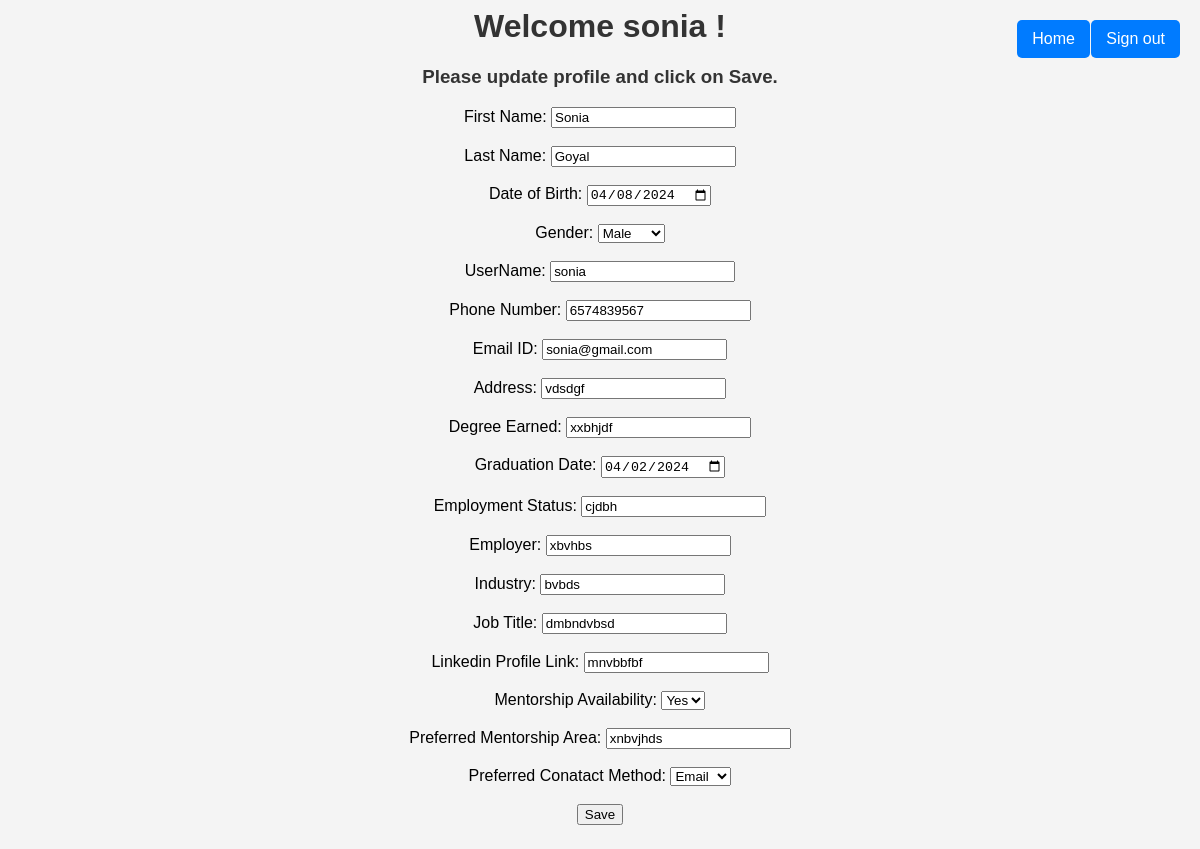
Page /Project/alumniprofile.php (signed in) on the committed database.
### tables this page shows
CREATE TABLE `ALUMNI` (
  `ALUMNIID` int(11) NOT NULL,
  `FIRSTNAME` varchar(255) NOT NULL,
  `LASTNAME` varchar(255) NOT NULL,
  `DOB` varchar(100) NOT NULL,
  `USERNAME` varchar(255) NOT NULL,
  `PASSWORD_HASH` varchar(255) NOT NULL,
  `DEGREEEARNED` varchar(100) NOT NULL,
  `PHONENUMBER` varchar(15) NOT NULL,
  `EMAILID` varchar(256) NOT NULL,
  `ADDRESS` varchar(1000) NOT NULL,
  `JOBTITLE` varchar(256) NOT NULL,
  `INDUSTRY` varchar(256) NOT NULL,
  `GRADUATIONDATE` date NOT NULL,
  `GENDER` varchar(10) NOT NULL,
  `EMPLOYER` varchar(255) NOT NULL,
  `EMPLOYMENTSTATUS` varchar(255) NOT NULL,
  `LINKEDINPROFILE` varchar(255) NOT NULL,
  `MENTORSHITPAVAILABILITY` varchar(255) NOT NULL,
  `PRFRDMENTORSHIPAREA` varchar(255) NOT NULL,
  `PREFRDCONTACTMETHOD` varchar(255) NOT NULL
);

### Project/alumniprofile.php (the view, shortened to what this page needs)
<?php
if (isset($_SESSION['loggedin']) && $_SESSION['loggedin'] === true) {
    $user = isset($_SESSION['uname']) ? $_SESSION['uname'] : 'Guest';
} else {
    header('Location: login.html');
    exit;
}
echo "<h1>Welcome $user !</h1>";
$sql = "SELECT * FROM ALUMNI WHERE USERNAME =  '$user' ";
$result = mysqli_query($conn, $sql);
if (mysqli_num_rows($result) > 0) {
    while ($row = mysqli_fetch_assoc($result)) {
        $fname = $row['FIRSTNAME'];
        $lname = $row['LASTNAME'];
        $dob = $row['DOB'];
        $gender = $row['GENDER'];
        $uname = $row['USERNAME'];
        $phn = $row['PHONENUMBER'];
        $email = $row['EMAILID'];
        $degreeearned = $row['DEGREEEARNED'];
        $graduationdate = $row['GRADUATIONDATE'];
        $employmentstatus = $row['EMPLOYMENTSTATUS'];
        $employer = $row['EMPLOYER'];
        $address = $row['ADDRESS'];
        $industry = $row['INDUSTRY'];
        $jobtitle = $row['JOBTITLE'];
        $linkedinprofile = $row['LINKEDINPROFILE'];
        $mentorshipavailability = $row['MENTORSHITPAVAILABILITY'];
        $prefrdmentorshiparea = $row['PRFRDMENTORSHIPAREA'];
        $prefrdcontactmethod = $row['PREFRDCONTACTMETHOD'];
        }
} else {
    echo "<div style='text-align: center;'><p>No details found, please come back later.</p></div>";
}
echo '<!DOCTYPE html>
<html lang="en">
<head>
    <head>
    <a href="home.php" class="signup-link">Home</a>
    <a href="signout.php" class="signout-link">Sign out</a>
</head>
<body>
    <h3>Please update profile and click on Save.</h3>
    <div class="form">
    <form action="save.php" method="post">
        First Name:
        <input type="text" name="firstname" value="' . $fname . '">
        <br><br>
        Last Name:
        <input type="text" name="lastname" value="' . $lname . '">
        <br><br>
        Date of Birth:
        <input type="date" name="dob" value="' . $dob . '">
        <br><br>
        Gender:
        <select name="gender" value="' . $gender . '">
            <option value="Male">Male</option>
        </select>
        <br><br>
        UserName:
        <input type="text" name="username" value="' . $uname . '">
        <br><br>
        Phone Number:
        <input type="text" name="phonenumber" value="' . $phn . '">
        <br><br>
        Email ID:
        <input type="text" name="emailid" value="' . $email . '">
        <br><br>
        Address:
        <input type="text" name="address" value="' . $address . '">
        <br><br>
        Degree Earned:
        <input type="text" name="degreeearned" value="' . $degreeearned . '">
        <br><br>
        Graduation Date:
        <input type="date" name="graduationdate" value="' . $graduationdate . '">
        <br><br>
        Employment Status:
        <input type="text" name="employmentstatus" value="' . $employmentstatus . '">
        <br><br>
        Employer:
        <input type="text" name="employer" value="' . $employer . '">
        <br><br>
        Industry:
        <input type="text" name="industry" value="' . $industry . '">
        <br><br>
        Job Title:
        <input type="text" name="jobtitle" value="' . $jobtitle . '">
        <br><br>
        Linkedin Profile Link:
        <input type="text" name="linkedinprofile" value="' . $linkedinprofile . '">
        <br><br>
        Mentorship Availability:
        <select name="mentorshipavailability" value="' . $mentorshipavailability . '">
            <option value="Yes">Yes</option>
        </select>
        <br><br>
        Preferred Mentorship Area:
        <input type="text" name="prefrdmentorshiparea" value="' . $prefrdmentorshiparea . '">
        <br><br>
        Preferred Conatact Method:
        <select name="prefrdcontactmethod" value="' . $prefrdcontactmethod . '">
            <option value="Email">Email</option>
        </select>
        <br><br>
        <input type="submit" value="Save">
    </form>
    </div>
</body>
</html>';
?>

### Project/alumniprofile.php (style rules this page uses)
body { font-family: Arial, sans-serif; background-color: #f4f4f4; }
h1 { text-align: center; color: #333; }
h3 { text-align: center; color: #333; }
a { display: block; text-align: center; padding: 10px; margin: 10px; text-decoration: none; color: #fff; background-color: #007BFF; border-radius: 5px; }
.signup-link { position: absolute; top: 10px; right: 100px; text-decoration: none; color: #fff; background-color: #007BFF; padding: 10px 15px; border-radius: 5px; }
.signout-link { position: absolute; top: 10px; right: 10px; text-decoration: none; color: #fff; background-color: #007BFF; padding: 10px 15px; border-radius: 5px; }
.form { text-align: center; justify-content: center; display: flex; }

### rows in the picture
alumni: firstname "Sonia", lastname "Goyal", dob "04/08/2024", gender "Male", username "sonia", phonenumber "6574839567", emailid "sonia@gmail.com", address "vdsdgf", degreeearned "xxbhjdf", graduationdate "04/02/2024", employmentstatus "cjdbh", employer "xbvhbs", industry "bvbds", jobtitle "dmbndvbsd", linkedinprofile "mnvbbfbf", mentorshipavailability "Yes", prefrdmentorshiparea "xnbvjhds", prefrdcontactmethod "Email"

### other values in the picture
$user "sonia"
